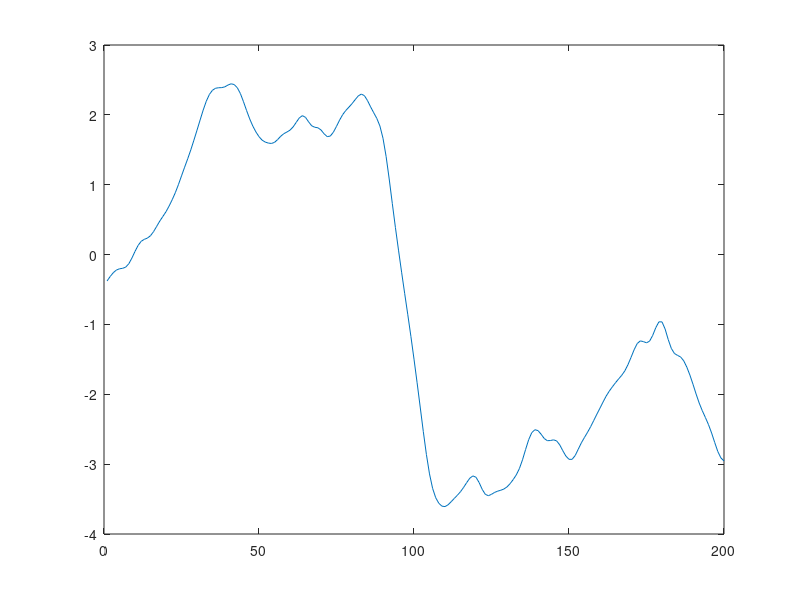

Write MATLAB code to recreate this figure. (Note: this script raises an error after producing the figure.)
clear all;close all;clc;

%Final Mean
% 
load horz_raw.mat MU1 MV1
time=1:200;
%Filtered Horiz
Fs=16;
cutoff=3;
[num,den] = butter(1,0.3/8,'low'); 
filtered_horiz = filtfilt(num,den,MU1(1:200));

figure,plot(time,filtered_horiz);
fnames=dir('*.jpg');

textColor1    = [255, 0, 0];
textColor2    = [0, 0,255];
aviobj=VideoWriter('horz_raw.avi');
open(aviobj);
fig=figure;
for K=1:length(time)
fnames(K).name
    I=imread(fnames(K).name);
    textLocation1 = [129 460];
    textLocation2 = [359 460];
   
    imshow(I);
    if filtered_horiz(K)>=1
    text('Position', textLocation1,'String','LEFT','FontSize',30,'Color','r');
    else if filtered_horiz(K)<-1
    text('Position', textLocation1,'String','RIGHT','FontSize',30,'Color','r');
        else
    text('Position', textLocation1,'String','','FontSize',24,'Color','r');
        end
    end
    if MV1(K)>=5 
    text('Position', textLocation2,'String','UP','FontSize',30,'Color','r');
    else if MV1(K)<-5
    text('Position', textLocation2,'String','DOWN','FontSize',30,'Color','r');
        else
    text('Position', textLocation2,'String','      ','FontSize',24,'Color','r');

        end
        
    end
    F=getframe(fig,[80, 50,650,500]);
    writeVideo(aviobj,F);

        
   
end

close(fig);
close(aviobj);